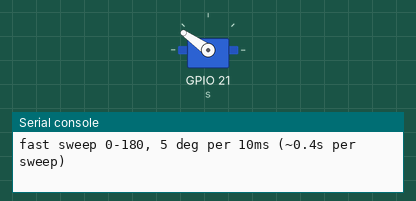
Recording of a program running on a simulated ESP32 board running MicroPython. On the bench: servo, the last lines printed to the serial console. Servo angles are drawn from the pulse width (0.5 ms = 0°, 2.5 ms = 180°). At 2.6 s the program stops and its outputs stay as they are.

Above: at 0.1 s.
At 1.3 s:
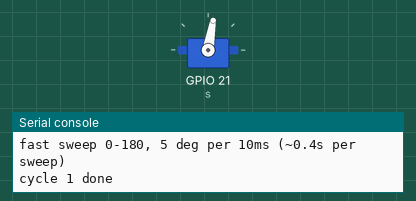
At 2.7 s:
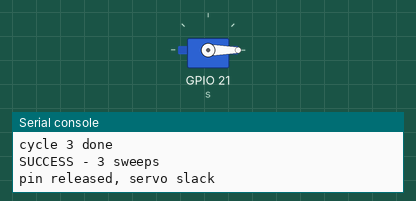
Timing chart, 0 to 4.1 s (numbered marks = the images above):
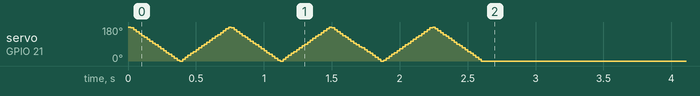

The program:

servo_fast.py
```python
# Uniformly fast full-range sweep - no gentle homing ramp, no pauses between
# legs. Everything runs at the same speed, so it looks like one continuous
# motion rather than speeding up after a slow start.
#
# Speed dials (they multiply):
#   STEP_MS   pause per step, lower is faster
#   STEP_DEG  degrees per step, higher is faster
#
# One sweep takes roughly (MAX-MIN)/STEP_DEG * STEP_MS.
#   STEP_DEG=3, STEP_MS=20 -> ~1.1s   verified working
#   STEP_DEG=5, STEP_MS=10 -> ~0.35s  near the SG90's mechanical limit
#
# An SG90 travels about 60 degrees per 0.1s, so a full 180-degree sweep can
# not physically go below roughly 0.3s. Asking for less just means the horn
# lags behind the commands while drawing peak current.
#
# Run:  python -m mpremote connect COM3 run servo_fast.py
# Stop: python -m mpremote connect COM3 soft-reset
#       (Ctrl+C only kills mpremote on the laptop, not the board)

from servo import Servo
import time

SERVO_PIN = 21
STEP_MS = 10
STEP_DEG = 5
MIN_ANGLE = 0
MAX_ANGLE = 180
CYCLES = 3          # 0 = sweep forever

s = Servo(SERVO_PIN)


def sweep(start, end):
    step = STEP_DEG if end > start else -STEP_DEG
    for angle in range(start, end, step):
        s.angle(angle)
        time.sleep_ms(STEP_MS)
    # range() can stop short when STEP_DEG doesn't divide the span evenly,
    # so land the exact endpoint.
    s.angle(end)
    time.sleep_ms(STEP_MS)


span = MAX_ANGLE - MIN_ANGLE
print("fast sweep %d-%d, %d deg per %dms (~%.1fs per sweep)"
      % (MIN_ANGLE, MAX_ANGLE, STEP_DEG, STEP_MS, span / STEP_DEG * STEP_MS / 1000))

try:
    # Go straight to the start at full speed - no slow ramp.
    sweep(MAX_ANGLE, MIN_ANGLE)
    cycle = 0
    while CYCLES == 0 or cycle < CYCLES:
        cycle += 1
        sweep(MIN_ANGLE, MAX_ANGLE)
        sweep(MAX_ANGLE, MIN_ANGLE)
        print("cycle %d done" % cycle)
    print("SUCCESS - %d sweeps" % CYCLES)
except KeyboardInterrupt:
    print("stopped")
finally:
    s.release()
    print("pin released, servo slack")
```

servo.py
```python
# A servo driver that works on MicroPython v1.29.
#
# The Freenove kit's myservo.py drives the pin with PWM.duty(), a deprecated
# 10-bit API that no longer honours writes on this firmware - asking for
# duty(77) reads back as 26, so every angle collapsed to roughly 0 degrees.
# This version uses duty_ns(), which sets the pulse width directly in
# nanoseconds and was verified accurate to within 0.06%.
#
# Servo timing: 50Hz (20ms period), with the high pulse setting the angle.
#   0.5ms -> 0 deg      1.5ms -> 90 deg      2.5ms -> 180 deg

from machine import Pin, PWM

MIN_NS = 500_000    # 0.5ms -> 0 degrees
MAX_NS = 2_500_000  # 2.5ms -> 180 degrees


class Servo:
    def __init__(self, pin, freq=50):
        # Silent from the start: no pulses until angle() says where to go,
        # so claiming the pin never twitches the arm.
        self._pwm = PWM(Pin(pin), freq=freq)
        self._pwm.duty_ns(0)

    def angle(self, degrees):
        """Move to an angle between 0 and 180."""
        if degrees < 0:
            degrees = 0
        elif degrees > 180:
            degrees = 180
        ns = MIN_NS + (MAX_NS - MIN_NS) * degrees // 180
        self._pwm.duty_ns(int(ns))
        return degrees

    def pulse_us(self, microseconds):
        """Set the pulse width directly, for calibrating an unusual servo."""
        ns = max(MIN_NS, min(MAX_NS, int(microseconds) * 1000))
        self._pwm.duty_ns(ns)

    def read_pulse_ns(self):
        """What the hardware is actually outputting - useful for debugging."""
        return self._pwm.duty_ns()

    def release(self):
        """Stop the pulses so the servo goes slack. Can move again any time.

        Deliberately not PWM.deinit(). That frees the LEDC channel but leaves
        the pin wired to it, the next servo - on ANY pin - is handed the same
        channel, and every "released" pin then copies its pulses: one
        dispense swung all three gates. A zero duty is just as slack (no
        pulses, no holding current) and this pin keeps its own channel.
        """
        self._pwm.duty_ns(0)
```
